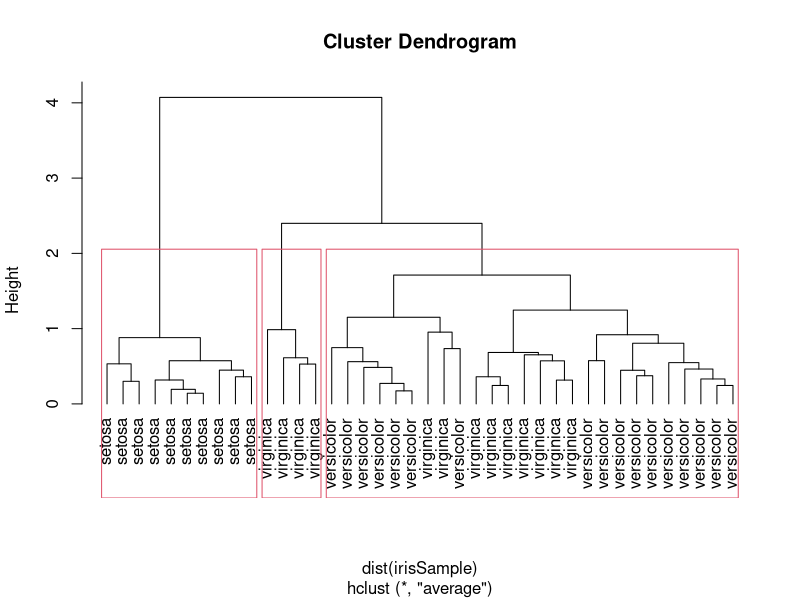

Generate this figure with R:
idx <- sample(1:dim(iris)[1], 40)
irisSample <- iris[idx,]
irisSample$Species <- NULL
hc <- hclust(dist(irisSample), method="ave")
plot(hc, hang = -1, labels=iris$Species[idx])
rect.hclust(hc, k=3)
groups <- cutree(hc, k=3)
